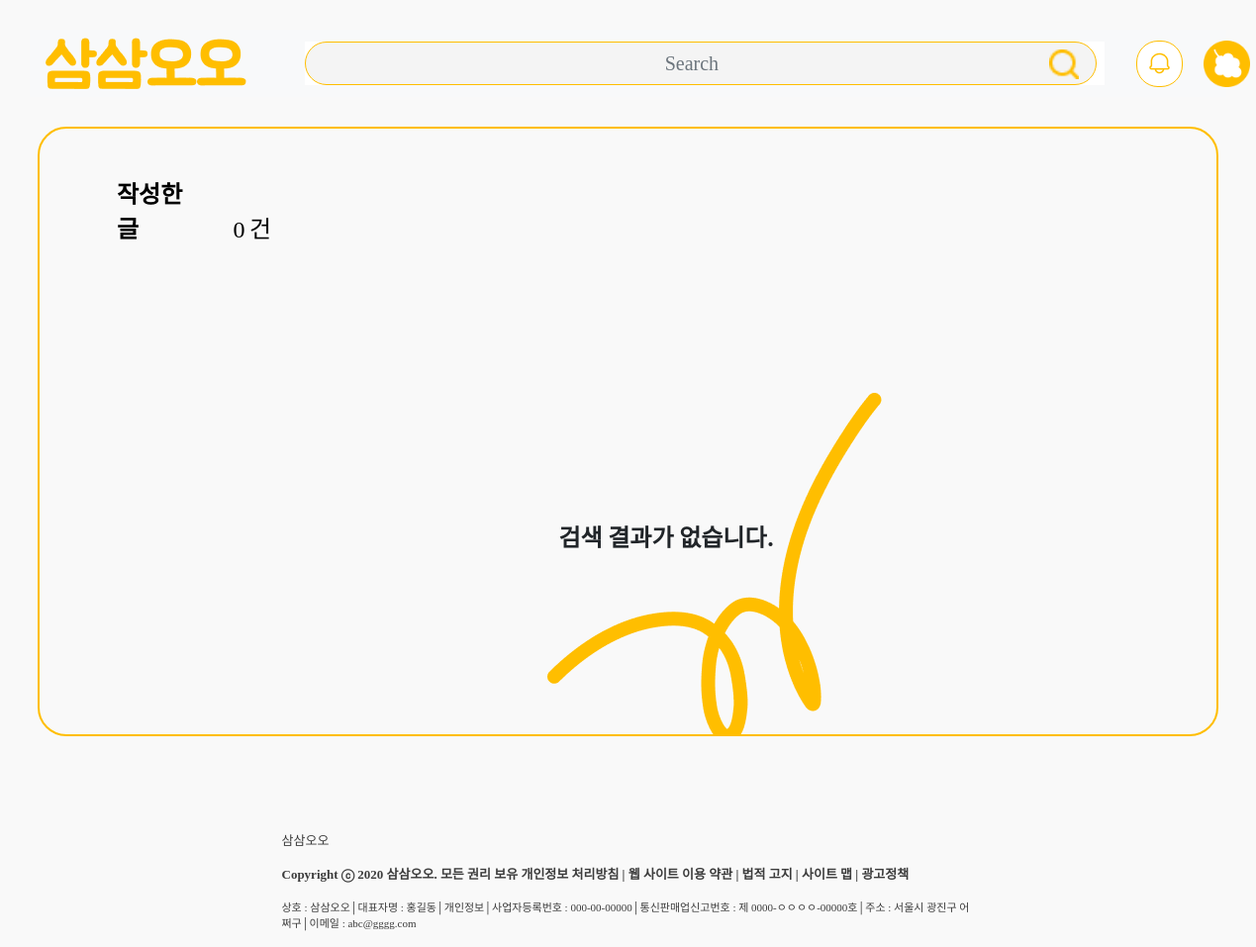
/written_photo/ (signed in), run on an earlier commit of the app's database.
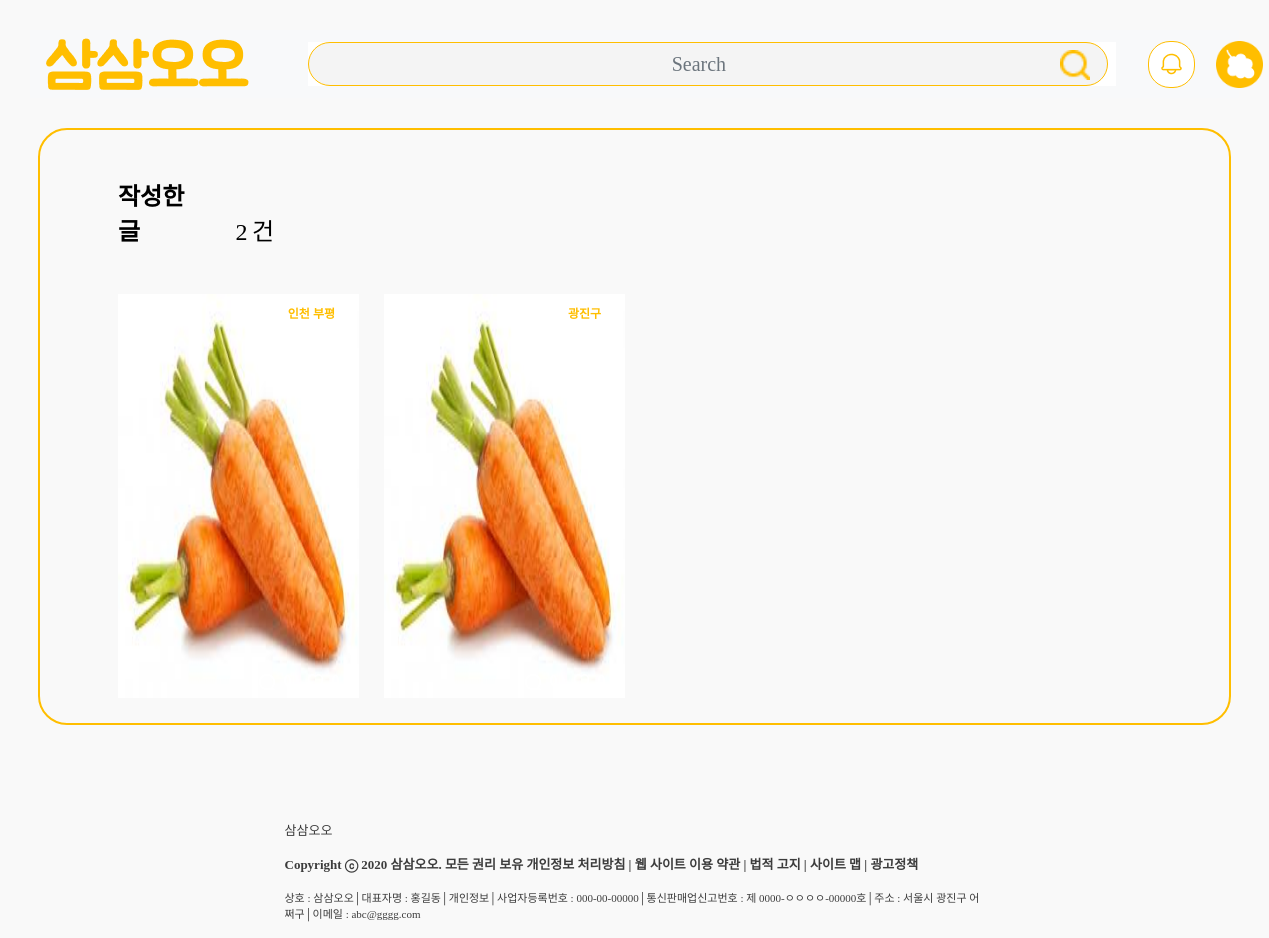
And on a later commit of the database.
### photo/models.py (models this page shows, shortened)
class Photo(models.Model):
    author = models.ForeignKey(settings.AUTH_USER_MODEL, on_delete=models.CASCADE, related_name='photos')
    title = models.CharField(max_length=13, default = '')
    text = models.TextField(max_length=180, default = '')
    area = models.TextField(max_length=15, default = '')
    category = models.CharField(max_length=50, choices=FOOD_CHOICES, default = '')
    count = models.IntegerField(validators=[MinValueValidator(0), MaxValueValidator(99)], default=0)
    money = models.IntegerField(validators=[MinValueValidator(0), MaxValueValidator(99999)], default=0)
    created = models.DateTimeField(auto_now_add=True)
    updated = models.DateTimeField(auto_now=True)
    time_now = ''
    lat = models.TextField(default='')
    lng = models.TextField(default='')
    like = models.ManyToManyField(settings.AUTH_USER_MODEL, related_name='like_post', blank=True)
    url = models.URLField(default='')
    deal = models.CharField(max_length=50, choices=FlAG, default='모집 중')
    class Meta:
        ordering = ['-created']

### photo/views.py (the view)
# urls.py: path("written_photo/", views.written_photo, name='written_photo'),
def written_photo(request):
    articles = Photo.objects.all()
    img = InsertedImage.objects.all()
    article_dict = {}
    count = 0
    for i in range(0, articles.__len__()):
        tmp = articles[i]
        for j in range(0, img.__len__()):
            if img[j].photo == tmp:
                img_obj = img[j]
                break
        if tmp.author == request.user:
            article_dict[articles[i]] = img_obj.image.url
            count = count + 1
    return render(request, "photo/written_photo.html", {"data": article_dict, "count": count})

### photo/templates/photo/written_photo.html (shortened to what this page needs)
{% extends 'accounts/profile.html' %}
{% load static %}
{% block content %}
<head>
    <link rel="stylesheet" href="{% static 'css/written_photo.css' %}">
</head>
<form method="POST">
    <div style=" margin-top: 19px; margin: 0 auto; width: 1193px; background: #F9F9F9; border: 2px solid #FFBE00; border-radius: 29px;">
        <div style="margin-top: 50px; margin-left:78px;">
            <p style="display:inline-block; width: 94px;height: 35px;font-family: Noto Sans KR;font-style: normal;font-weight: bold;font-size: 24px;line-height: 35px;color: #000000;">작성한 글</p>
            <p class="count" style="margin-left: 19px; ">{{ count }}</p>
            <p class="count">건</p>
        </div>
        <div style="overflow:hidden; margin-top: 28px; margin-left:78px;">
            {% if data %}
                {% for article, image in data.items %}
                    <div style="margin-right:25px; z-index: 1; position:relative; cursor:pointer;" class="article" onclick ="location.href='{% url 'photo:detail' article.id %}'">
                        <img src="{{ image }}" class="article" style="">
                        <p class="area" style="z-index: 3; position: absolute; right: 12px; top: 10px;"> {{ article.area }}</p>
                        <div class="bg_parent">
                            <div class="show_count" style="z-index: 3; position: absolute; right:0; bottom: 0px; width: 100px; height: 30px;">
                                <img style="display: inline-block;" src="{% static 'img/comment_white.png' %}"/>
                                <p class="white" style="display: inline-block; margin-left: 4px;"> 0 </p>
                                <img style="margin-left:12px; display: inline-block;" src="{% static 'img/heart_white.png' %}"/>
                                <p class="white" style="margin-left:4px; display: inline-block;"> {{ article.like.count }}</p>
                            </div>
                        </div>
                    </div>
                {% endfor %}
            {% else %}
                <img style="position:relative; top:100px; left:380px; display:block;" src="{% static 'img/shape.png' %}"/>
                <div style="position:relative; top:-180px; text-align:center; background-color:transparent; font-weight: bold; font-size: 24px;">검색 결과가 없습니다.</div>
                </div>
            {% endif %}
        </div>
    </div>
</form>
{% endblock %}

What changed in the data, as far as the page shows it:
added Photo: area "인천 부평"
added Photo: area "광진구"
Also different on the page:
{{ count }}: "0" → "2"
text no longer shown: "검색 결과가 없습니다."
